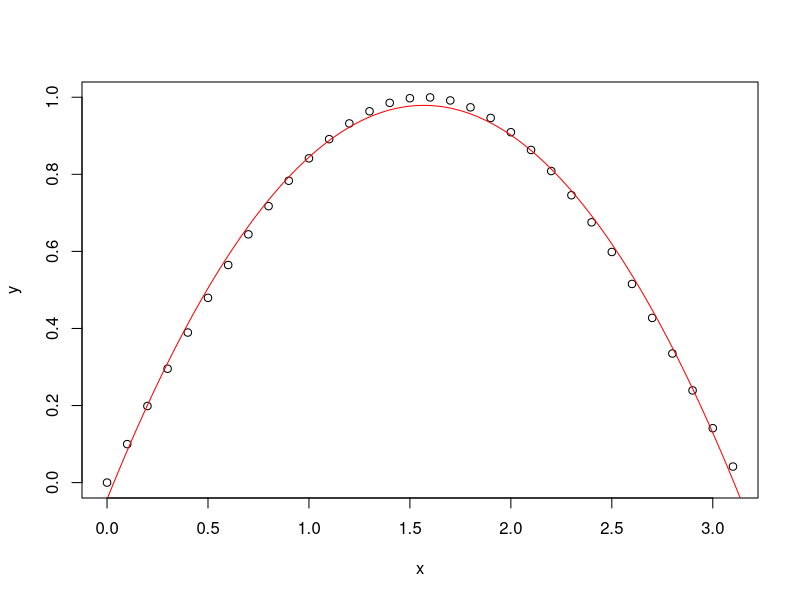
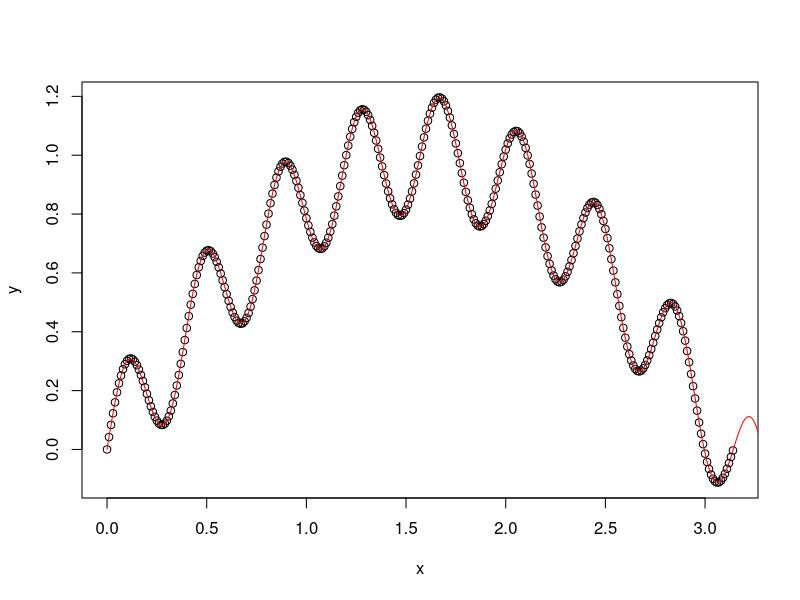

Reproduce these figures in R, in order.
phi = function(x){
  return(c(1,x,x*x))
}

coef = function(x, y, phi){
  M = sapply(x, phi)
  A = M %*% t(M) 
  b = c(M %*% y)
  return (solve(A,b))
}

x = seq(0,pi,0.1)
y  = sin(x)

plot(x,y)
#sapply(2:3, phi) %*% y
a = coef(x,y,phi)

xs = seq(0,pi,0.0001)

lines(xs, a %*% sapply(xs, phi), col="red")

x = seq(0,pi, 0.01)
y = sin(x) + 0.2*sin(16*x) + 0.01*0.2*sin(8*x)
plot(x,y)

phi = function(x){
  return (c(sin(x), sin(16*x)))
}

a = coef (x,y,phi)



xs = seq(0,2*pi,0.0001)

lines(xs, a %*% sapply(xs, phi), col="red")






